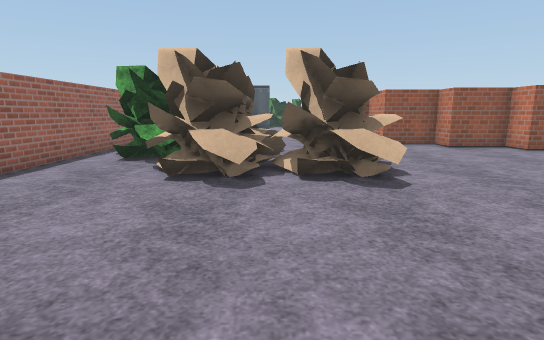
[1] (above)

21 first-person views from a walk through a Unity game level. The camera is 1.2 m above the floor, tilts 10° down and sees 80° across. The floor is counted in squares, 1 m on a side. Each view is taken from the middle of a square. On the plan, view 1 faces up. The plan holds only what a view shows up to about 14 squares ahead; the rest is blank. The place goes on beyond the plan. Surface patterns are stand-ins for the level's own textures.

[2]
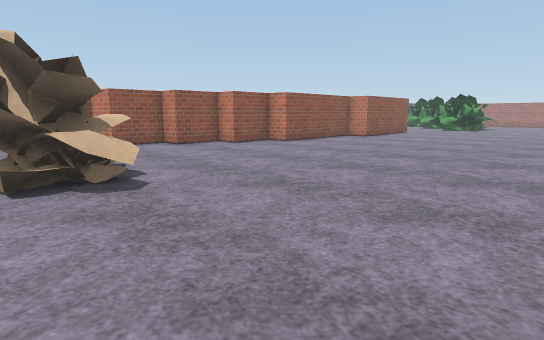

[3]
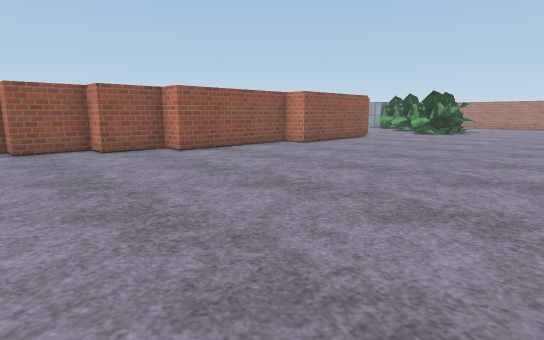

[4]
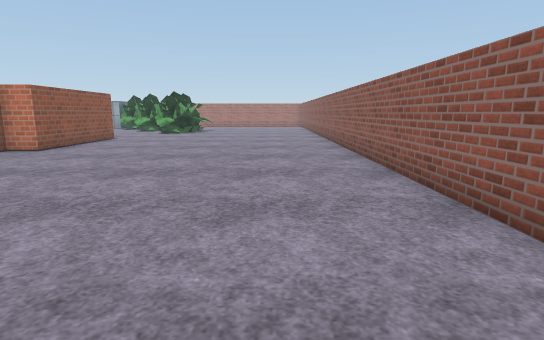

[5]
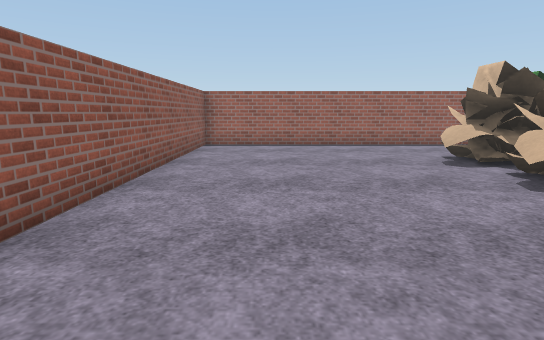

[6]
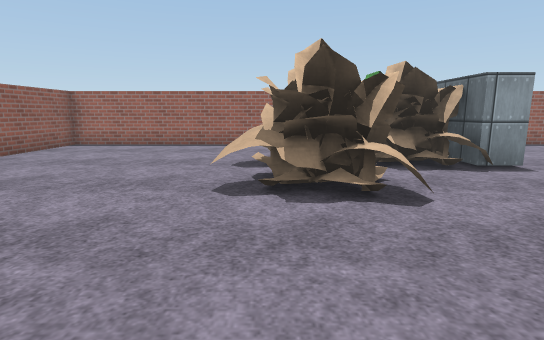

[7]
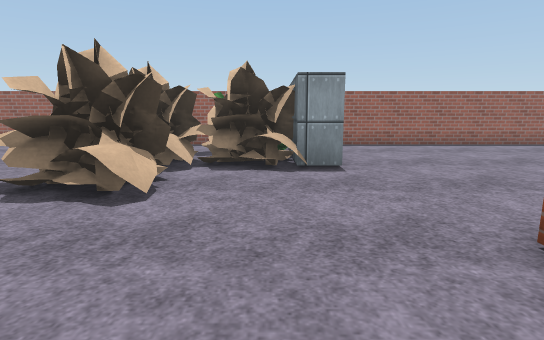

[8]
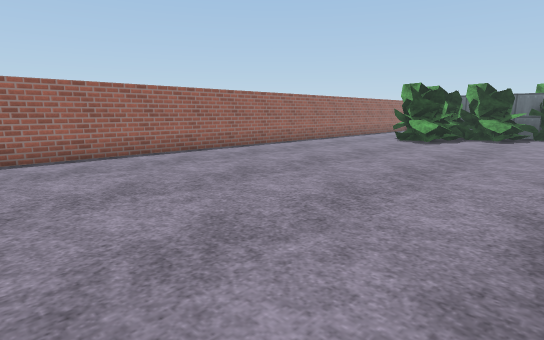

[9]
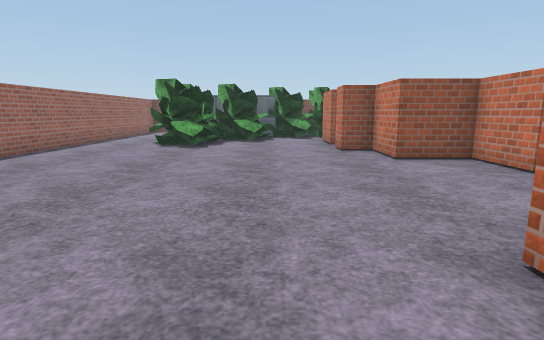

[10]
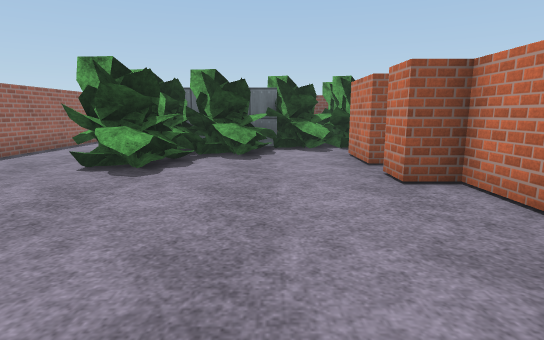

[11]
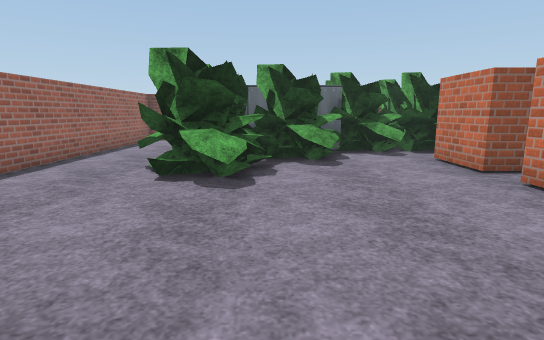

[12]
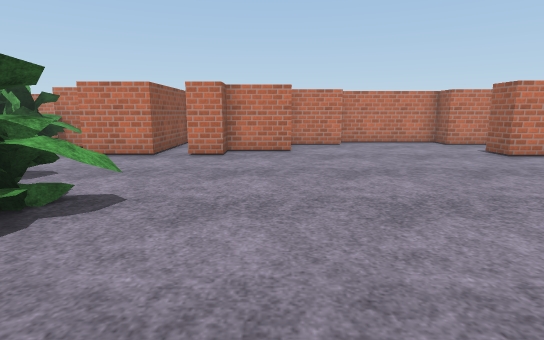

[13]
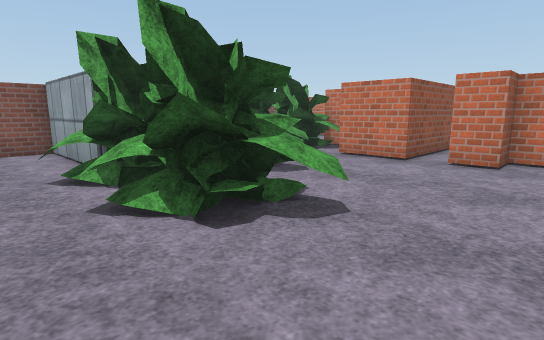

[14]
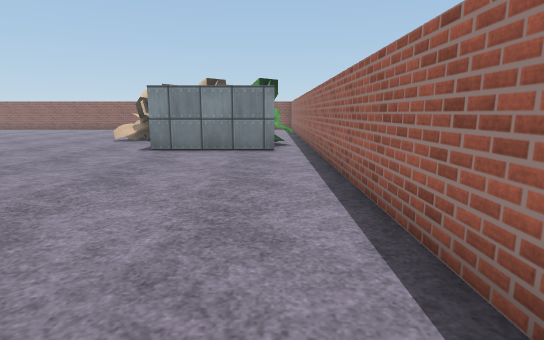

[15]
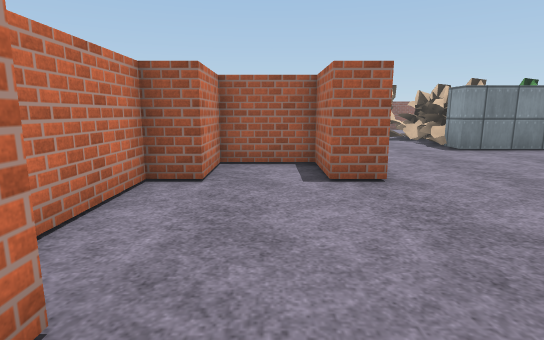

[16]
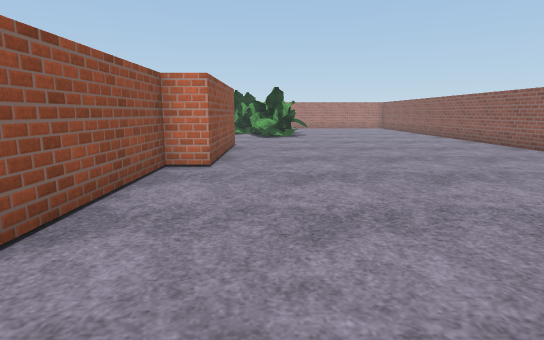

[17]
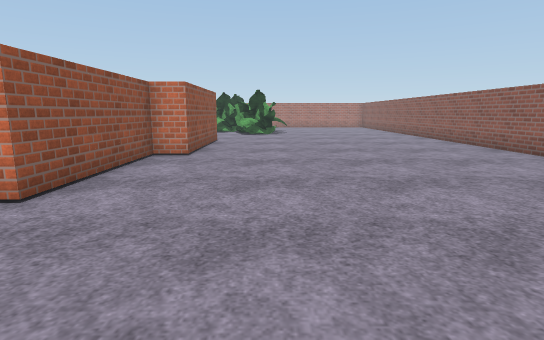

[18]
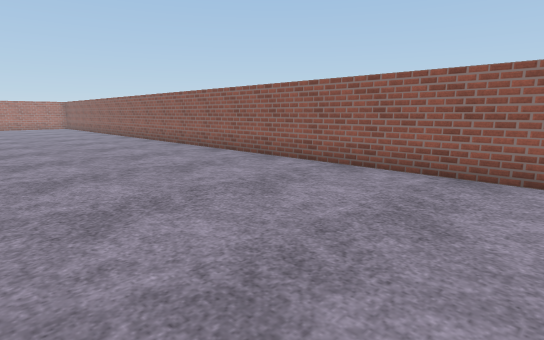

[19]
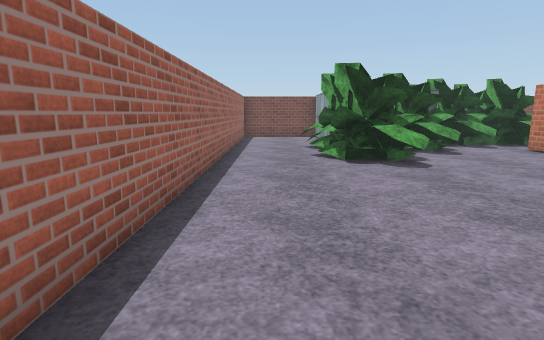

[20]
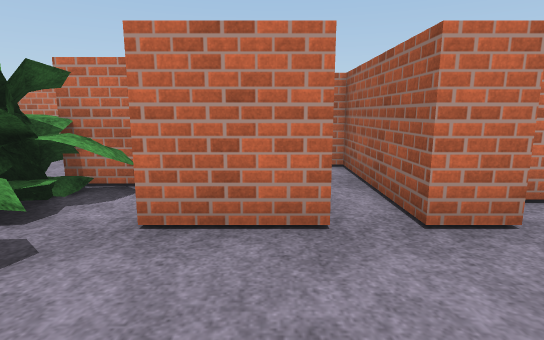

[21]
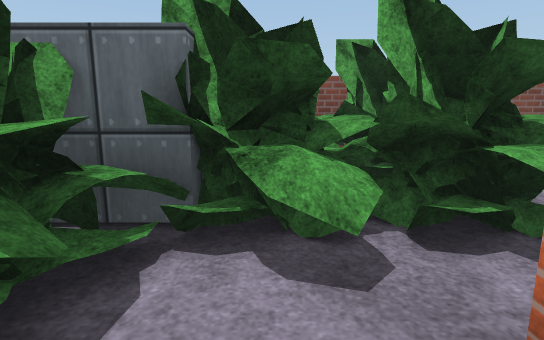

### Floor plan
Points are (right, up) in squares from view 1. A wall is a line through its corners. A room is listed if a view was taken in it or the views show most of it. See-through windows are left out.
Room 1 (views 1, 2, 3, 4, 5, 6, 7, 8, 16, 17, 18)
walls: (-0.1, 11.6) (-0.1, 10.6) (-1.6, 10.6); (20.2, 8.4) (15.2, 8.4) (15.2, 9.4) (10.2, 9.4) (10.2, 10.4) (8.2, 10.4) (8.2, 11.4) (6.2, 11.4) (6.2, 12.4) (4.2, 12.4); (-5.4, 10.5) (-5.4, -1.5) (20.5, -1.5)
ways out: opening at (-5, 11) to room 2; opening at (2, 12.7) to room 2
objects: bush (-4, 8) to (-2, 10); other object (-2, 5) to (2, 10)
Room 2 (views 9, 10, 11, 12, 13, 14, 15, 19, 20, 21)
walls: (7.2, 20.4) (7.2, 22.4) (5.2, 22.4) (5.2, 24.4) (4.2, 24.4) (4.2, 25.4) (8.2, 25.4); (4, 15.4) (4, 16.4) (5, 16.4) (5, 14.4) (7.2, 14.4) (7.2, 16.4) (8.2, 16.4) (8.2, 20.2); (-1.8, 30.4) (-1.8, 32.5); (8.1, 26.4) (4.2, 26.4) (4.2, 28.5); (6.2, 29.2) (6.2, 30.5); (4.2, 12.4) (4.2, 14.4); (-4.1, 11.6) (-0.1, 11.6); (-5.4, 32.5) (-5.4, 10.5)
ways out: opening at (-5, 11) to room 1; opening at (2, 12.7) to room 1
objects: bush (-3, 25) to (0, 27); bush (-2, 28) to (-1, 30); bush (0, 28) to (2, 30); bush (2, 29) to (4, 31); other object (3, 32) to (4, 32); bush (4, 29) to (6, 31); bush (5, 32) to (6, 32)

Where each view was taken, in squares from view 1:
view 1: 0 up, 0 right, facing up
view 2: 0 up, 0 right, facing up-right
view 3: 0 up, 5 right, facing up-right
view 4: 1 up, 5 right, facing right
view 5: 1 up, 7 right, facing left
view 6: 6 up, 7 right, facing left
view 7: 10 up, 7 right, facing left
view 8: 12 up, 4 right, facing up-left
view 9: 14 up, 2 right, facing up
view 10: 19 up, 2 right, facing up
view 11: 20 up, 0 right, facing up
view 12: 23 up, 5 left, facing right
view 13: 23 up, 4 left, facing up-right
view 14: 22 up, 4 left, facing down
view 15: 22 up, 6 right, facing down
view 16: 7 up, 8 right, facing right
view 17: 6 up, 6 right, facing right
view 18: 5 up, 5 right, facing down-right
view 19: 18 up, 4 left, facing up
view 20: 27 up, 1 right, facing right
view 21: 27 up, 3 right, facing up
